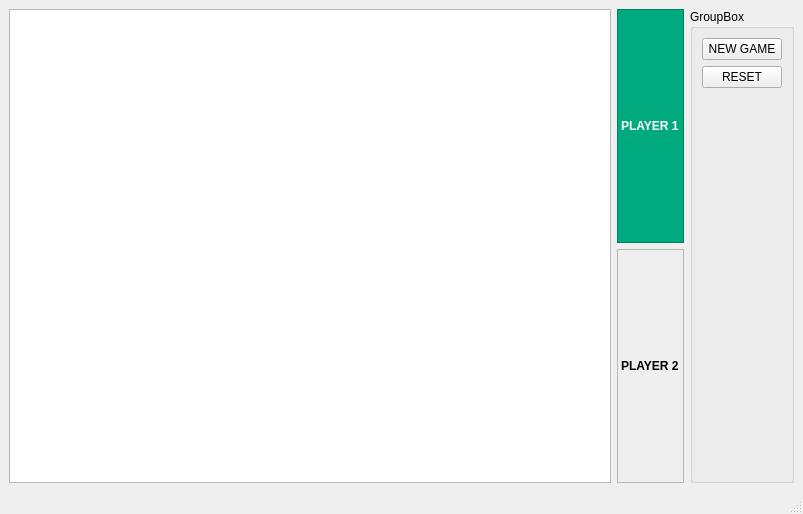
<?xml version="1.0" encoding="UTF-8"?>
<ui version="4.0">
 <class>MainWindow</class>
 <widget class="QMainWindow" name="MainWindow">
  <property name="geometry">
   <rect>
    <x>0</x>
    <y>0</y>
    <width>803</width>
    <height>514</height>
   </rect>
  </property>
  <property name="windowTitle">
   <string>MainWindow</string>
  </property>
  <widget class="QWidget" name="centralwidget">
   <layout class="QHBoxLayout" name="horizontalLayout">
    <item>
     <widget class="GameView" name="graphicsView"/>
    </item>
    <item>
     <layout class="QVBoxLayout" name="verticalLayout_2">
      <item>
       <widget class="QLabel" name="player1Label">
        <property name="font">
         <font>
          <weight>75</weight>
          <bold>true</bold>
         </font>
        </property>
        <property name="autoFillBackground">
         <bool>false</bool>
        </property>
        <property name="styleSheet">
         <string notr="true">background-color: rgb(0, 170, 127);
          color: rgb(255, 255, 255);
         </string>
        </property>
        <property name="frameShape">
         <enum>QFrame::StyledPanel</enum>
        </property>
        <property name="text">
         <string>PLAYER 1</string>
        </property>
       </widget>
      </item>
      <item>
       <widget class="QLabel" name="player2Label">
        <property name="font">
         <font>
          <weight>75</weight>
          <bold>true</bold>
         </font>
        </property>
        <property name="frameShape">
         <enum>QFrame::StyledPanel</enum>
        </property>
        <property name="text">
         <string>PLAYER 2</string>
        </property>
        <property name="scaledContents">
         <bool>true</bool>
        </property>
       </widget>
      </item>
     </layout>
    </item>
    <item>
     <widget class="QGroupBox" name="groupBox">
      <property name="title">
       <string>GroupBox</string>
      </property>
      <layout class="QVBoxLayout" name="verticalLayout">
       <item>
        <widget class="QPushButton" name="pushButton">
         <property name="text">
          <string>NEW GAME</string>
         </property>
        </widget>
       </item>
       <item>
        <widget class="QPushButton" name="pushButton_2">
         <property name="text">
          <string>RESET</string>
         </property>
        </widget>
       </item>
       <item>
        <spacer name="verticalSpacer">
         <property name="orientation">
          <enum>Qt::Vertical</enum>
         </property>
         <property name="sizeHint" stdset="0">
          <size>
           <width>20</width>
           <height>40</height>
          </size>
         </property>
        </spacer>
       </item>
      </layout>
     </widget>
    </item>
   </layout>
  </widget>
  <widget class="QMenuBar" name="menubar">
   <property name="geometry">
    <rect>
     <x>0</x>
     <y>0</y>
     <width>803</width>
     <height>26</height>
    </rect>
   </property>
  </widget>
  <widget class="QStatusBar" name="statusbar"/>
 </widget>
 <customwidgets>
  <customwidget>
   <class>GameView</class>
   <extends>QGraphicsView</extends>
   <header>Gameview.hpp</header>
  </customwidget>
 </customwidgets>
 <resources>
  <include location="resources.qrc"/>
 </resources>
 <connections/>
</ui>
